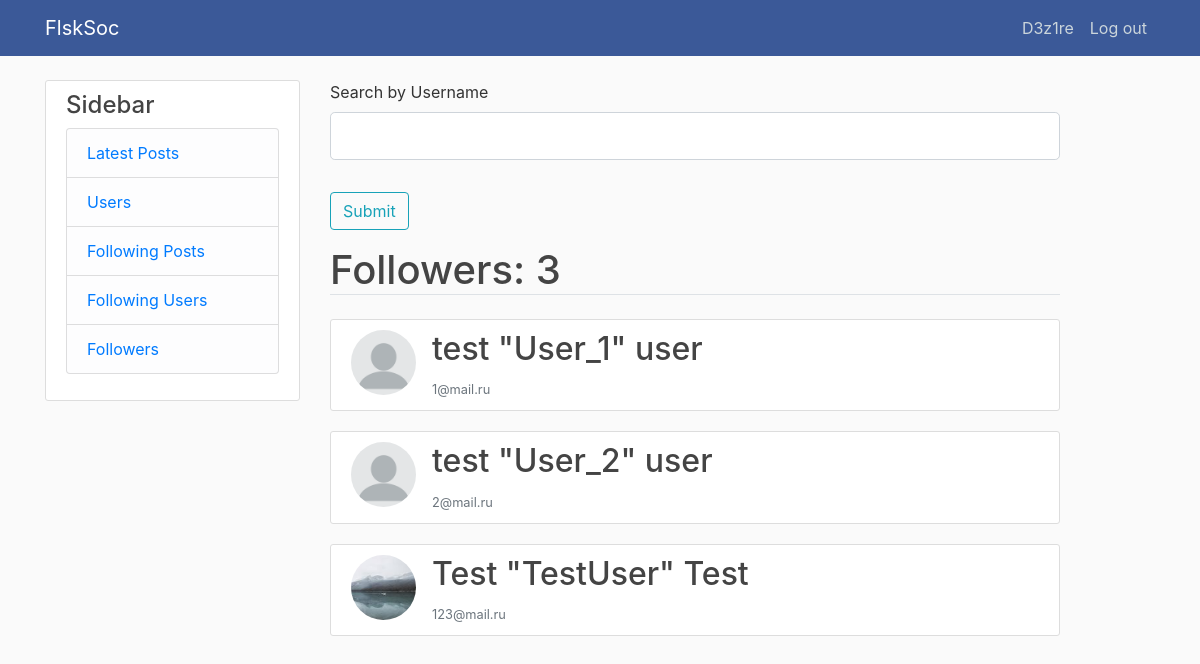
Screenshot of /followers (signed in) with the database file from the repository.
### data/user.py (models this page shows, shortened)
class User(SqlAlchemyBase, UserMixin, SerializerMixin):
    __tablename__ = 'users'
    id = sqlalchemy.Column(sqlalchemy.Integer, primary_key=True, autoincrement=True)
    username = sqlalchemy.Column(sqlalchemy.String, nullable=False)
    name = sqlalchemy.Column(sqlalchemy.String, nullable=True)
    surname = sqlalchemy.Column(sqlalchemy.String, nullable=True)
    email = sqlalchemy.Column(sqlalchemy.String, index=True, unique=True, nullable=False)
    hashed_password = sqlalchemy.Column(sqlalchemy.String, nullable=True)
    created_date = sqlalchemy.Column(sqlalchemy.DateTime, default=datetime.datetime.now)
    image_file = sqlalchemy.Column(sqlalchemy.String, nullable=False, default='default.png')
    posts = orm.relation("Post", back_populates='user')

### users.py (the view, shortened to what this page needs)
@users.route('/followers', methods=['GET', 'POST'])
@login_required
def followers():
    form = SearchByUsernameForm()
    session = db_session.create_session()
    users = session.query(User).\
        filter(Relationship.to_user == current_user.id).filter(Relationship.from_user == User.id).all()
    return render_template('followers.html', title='Followers', users=users, followers_c=len(users), form=form)

### data/search.py
class SearchByUsernameForm(FlaskForm):
    username = StringField('Search by Username')
    submit = SubmitField('Submit')

### data/db_session.py (called while the page is built)
def create_session() -> Session:
    global __factory
    return __factory()

### main.py (called while the page is built)
def main():
    db_session.global_init("db/soc.sqlite")
    app.register_blueprint(users)
    app.register_blueprint(posts)
    app.register_blueprint(errors)
    @login_manager.user_loader
    def load_user(user_id):
        session = db_session.create_session()
        return session.query(User).get(user_id)
    app.run()

### templates/followers.html (shortened to what this page needs)
{% extends "base.html" %}
{% block content %}
	<form action="" method="post">
            <fieldset class="form-group">
                <div class="form-group">
                    {{ form.username.label(class="form-control-label") }}
                    {% if form.username.errors %}
                        {{ form.username(class="form-control form-control-lg is-invalid") }}
                        <div class="invalid-feedback">
                            {% for error in form.username.errors %}
                                <span>{{ error }}</span>
                            {% endfor %}
                        </div>
                    {% else %}
                        {{ form.username(class="form-control form-control-lg") }}
                    {% endif %}
                </div>
            </fieldset>
            <div class="form-group">
                {{ form.submit(class="btn btn-outline-info") }}
            </div>
        </form>
    <h1 class="border-bottom mb-4">Followers: {{ followers_c }}</h1>
{% for user in users %}
    <article class="media content-section">
        <img class="rounded-circle article-img" src="{{ url_for('static', filename='profile_pics/' + user.image_file) }}">
        <div class="media-body">
            <h2><a class="article-title" href="/user/{{ user.id }}">{{ user.name }} "{{ user.username }}" {{ user.surname }}</a></h2>
            <small class="text-muted">{{ user.email }}</small>
        </div>
    </article>
{% endfor %}
{% endblock %}

### templates/base.html (shortened to what this page needs)
<!DOCTYPE html>
<html lang="en">
<head>
    <link rel="stylesheet" href="https://stackpath.bootstrapcdn.com/bootstrap/4.4.1/css/bootstrap.min.css"
>
    <link rel="stylesheet" type="text/css" href="../static/css/style.css"/>
</head>
<body>
    <header class="site-header">
      <nav class="navbar navbar-expand-md navbar-dark fixed-top" style="background-color: #3B5998">
        <div class="container">
          <a class="navbar-brand mr-4" href="/">FlskSoc</a>
          <div class="collapse navbar-collapse" id="navbarToggle">
            <div class="navbar-nav">
              {% if current_user.is_authenticated %}
                <a class="nav-item nav-link" href="/user/{{ current_user.id }}">{{ current_user.username }}</a>
                <a class="nav-item nav-link" href="/logout">Log out</a>
              {% else %}
                <a class="nav-item nav-link" href="/login">Log in</a>
                <a class="nav-item nav-link" href="/register">Register</a>
              {% endif %}
            </div>
          </div>
        </div>
      </nav>
    </header>
<main role="main" class="container">
      <div class="row">
        <div class="col-md-3">
          <div class="content-section">
            <h4>Sidebar</h4>
              <ul class="list-group">
                <li class="list-group-item list-group-item-light"><a href='/'>Latest Posts</a></li>
                <li class="list-group-item list-group-item-light"><a href='/users'>Users</a></li>
                <li class="list-group-item list-group-item-light"><a href='/f'>Following Posts</a></li>
                <li class="list-group-item list-group-item-light"><a href='/following'>Following Users</a></li>
                <li class="list-group-item list-group-item-light"><a href='followers'>Followers</a></li>
              </ul>
          </div>
        </div>
        <div class="col-md-8">
          {% block content %}{% endblock %}
        </div>
      </div>
    </main>
</body>
</html>

### static/css/style.css (style rules this page uses)
body { background: #fafafa; color: #333333; margin-top: 5rem; }
h1, h2, h3, h4, h5, h6 { color: #444444; }
.site-header .navbar-nav .nav-link { color: #cbd5db; }
.content-section { background: #ffffff; padding: 10px 20px; border: 1px solid #dddddd; border-radius: 3px; margin-bottom: 20px; }
.article-title { color: #444444; }
.article-img { height: 65px; width: 65px; margin-right: 16px; }

### rows the page displays
User: username "D3z1re"
User: image_file (placeholder picture), name "test", username "User_1", surname "user", email "1@mail.ru"
User: image_file (placeholder picture), name "test", username "User_2", surname "user", email "2@mail.ru"
User: image_file (picture), name "Test", username "TestUser", surname "Test", email "123@mail.ru"

### other values shown
{{ followers_c }} "3"
